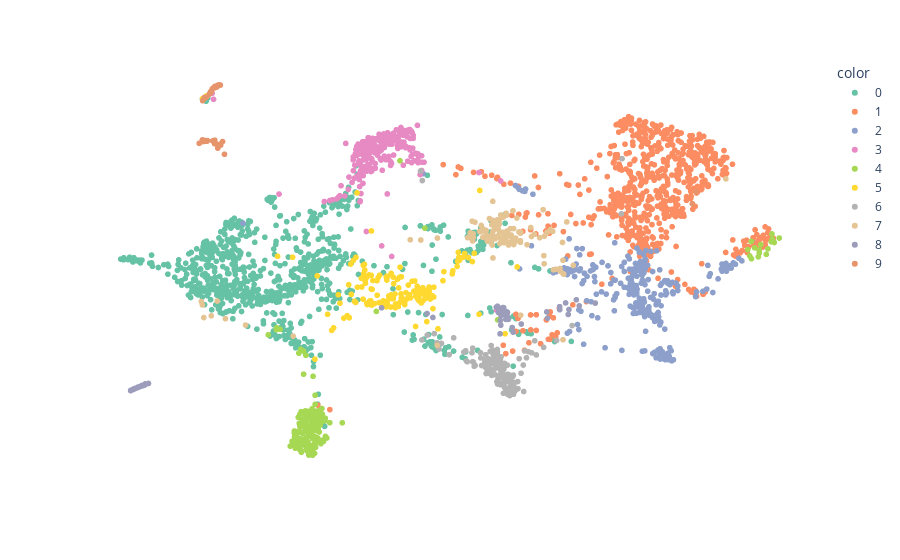

The cell this chart's notebook holds for it:
### Code cell
fig_base = scatterplot(
    x=adata.obsm['x_emb_2d'][:, 0],
    y=adata.obsm['x_emb_2d'][:, 1],
    labels=predictions_base.astype(str),
    return_fig=True,
)
fig_base.show()
fig_base.write_image('../poster/cluster_base2.svg', width=800, height=800)

### Figure 1 — Plotly figure (JSON) as saved in the notebook; plotly's stock layout.template omitted (floating-point values rounded to 4 significant figures; data arrays with more than 128 entries replaced by an {"elided": "..."} marker saying what was removed)
{"data": [{"hovertemplate": "color=0<br>x=%{x}<br>y=%{y}<extra></extra>", "legendgroup": "0", "marker": {"color": "#66C2A5", "opacity": 1, "symbol": "circle"}, "mode": "markers", "name": "0", "showlegend": true, "type": "scattergl", "x": {"elided": "867 float values"}, "xaxis": "x", "y": {"elided": "867 float values"}, "yaxis": "y"}, {"hovertemplate": "color=1<br>x=%{x}<br>y=%{y}<extra></extra>", "legendgroup": "1", "marker": {"color": "#FC8D62", "opacity": 1, "symbol": "circle"}, "mode": "markers", "name": "1", "showlegend": true, "type": "scattergl", "x": {"elided": "692 float values"}, "xaxis": "x", "y": {"elided": "692 float values"}, "yaxis": "y"}, {"hovertemplate": "color=2<br>x=%{x}<br>y=%{y}<extra></extra>", "legendgroup": "2", "marker": {"color": "#8DA0CB", "opacity": 1, "symbol": "circle"}, "mode": "markers", "name": "2", "showlegend": true, "type": "scattergl", "x": {"elided": "284 float values"}, "xaxis": "x", "y": {"elided": "284 float values"}, "yaxis": "y"}, {"hovertemplate": "color=3<br>x=%{x}<br>y=%{y}<extra></extra>", "legendgroup": "3", "marker": {"color": "#E78AC3", "opacity": 1, "symbol": "circle"}, "mode": "markers", "name": "3", "showlegend": true, "type": "scattergl", "x": {"elided": "267 float values"}, "xaxis": "x", "y": {"elided": "267 float values"}, "yaxis": "y"}, {"hovertemplate": "color=4<br>x=%{x}<br>y=%{y}<extra></extra>", "legendgroup": "4", "marker": {"color": "#A6D854", "opacity": 1, "symbol": "circle"}, "mode": "markers", "name": "4", "showlegend": true, "type": "scattergl", "x": {"elided": "199 float values"}, "xaxis": "x", "y": {"elided": "199 float values"}, "yaxis": "y"}, {"hovertemplate": "color=5<br>x=%{x}<br>y=%{y}<extra></extra>", "legendgroup": "5", "marker": {"color": "#FFD92F", "opacity": 1, "symbol": "circle"}, "mode": "markers", "name": "5", "showlegend": true, "type": "scattergl", "x": {"elided": "167 float values"}, "xaxis": "x", "y": {"elided": "167 float values"}, "yaxis": "y"}, {"hovertemplate": "color=6<br>x=%{x}<br>y=%{y}<extra></extra>", "legendgroup": "6", "marker": {"color": "#B3B3B3", "opacity": 1, "symbol": "circle"}, "mode": "markers", "name": "6", "showlegend": true, "type": "scattergl", "x": {"elided": "166 float values"}, "xaxis": "x", "y": {"elided": "166 float values"}, "yaxis": "y"}, {"hovertemplate": "color=7<br>x=%{x}<br>y=%{y}<extra></extra>", "legendgroup": "7", "marker": {"color": "#E5C494", "opacity": 1, "symbol": "circle"}, "mode": "markers", "name": "7", "showlegend": true, "type": "scattergl", "x": [5.012, 5.053, 5.05, 4.686, 4.953, 4.724, 4.661, 4.678, 4.573, 4.748, 5.035, 5.0, 5.034, 5.102, 4.806, 5.047, 4.69, 4.796, 4.865, 5.05, 4.7, 4.77, 4.951, 4.751, 4.691, 4.778, 4.955, 4.831, 4.807, 4.766, 4.888, 4.831, 4.757, 4.81, 4.779, 4.902, 4.831, 4.823, 4.884, 4.78, 4.725, 4.779, 4.638, 4.783, 4.789, 4.687, 4.687, 4.66, 4.559, 4.985, 4.968, 4.655, 4.7, 4.654, 4.803, 4.93, 5.069, 4.996, 4.724, 4.739, 4.696, 4.763, 4.796, 4.681, 4.743, 4.694, 4.792, 4.688, 4.583, 4.706, 4.597, 4.73, 4.652, 4.813, 4.712, 4.759, 4.699, 4.833, 4.629, 4.721, 4.757, 4.738, 4.672, 4.638, 4.573, 4.716, 4.588, 4.705, 4.744, 4.585, 4.744, 4.721, 4.626, 4.678, 4.684, 4.721, 5.05, 5.887, 4.689, 4.948, 4.832, 4.403, 4.714, 4.659, 3.272, 3.203, 3.314, 4.404, 4.318, 3.241, 3.417, 3.19, 3.196, 4.747, 4.621, 4.577, 4.72, 4.264, 4.589, 4.654, 3.662], "xaxis": "x", "y": [7.987, 7.937, 7.941, 8.245, 8.047, 8.262, 8.288, 8.28, 8.354, 8.269, 7.969, 7.983, 7.996, 8.029, 8.291, 8.273, 8.108, 8.25, 8.249, 8.084, 8.311, 8.246, 8.133, 8.29, 8.331, 8.351, 8.34, 8.37, 8.319, 8.342, 8.336, 8.274, 8.298, 8.297, 8.271, 8.359, 8.291, 8.384, 8.431, 8.339, 8.38, 8.419, 8.327, 8.351, 8.312, 8.38, 8.333, 8.341, 8.323, 8.406, 8.379, 8.317, 8.33, 8.361, 8.281, 8.323, 8.49, 8.39, 8.319, 8.279, 8.41, 8.394, 8.42, 8.333, 8.379, 8.458, 8.609, 8.508, 8.498, 8.476, 8.488, 8.563, 8.393, 8.532, 8.513, 8.562, 8.418, 8.381, 8.453, 8.461, 8.583, 8.54, 8.526, 8.418, 8.376, 8.485, 8.365, 8.468, 8.543, 8.288, 8.363, 8.476, 8.386, 8.34, 8.46, 8.502, 7.24, 8.947, 8.709, 8.62, 7.501, 7.181, 8.34, 8.307, 7.651, 7.476, 7.464, 8.32, 8.299, 7.494, 7.396, 7.646, 7.61, 8.331, 8.39, 8.321, 8.404, 8.301, 8.326, 8.4, 7.279], "yaxis": "y"}, {"hovertemplate": "color=8<br>x=%{x}<br>y=%{y}<extra></extra>", "legendgroup": "8", "marker": {"color": "#9C9DBB", "opacity": 1, "symbol": "circle"}, "mode": "markers", "name": "8", "showlegend": true, "type": "scattergl", "x": [5.133, 5.216, 5.032, 5.118, 4.762, 4.738, 4.768, 4.721, 5.077, 4.731, 4.74, 4.728, 4.707, 4.745, 4.731, 4.764, 4.966, 4.746, 4.718, 4.756, 4.721, 4.713, 4.74, 4.745, 5.033, 4.734, 4.746, 4.732, 4.724, 4.728, 4.743, 4.72, 4.721, 4.727, 4.764, 2.863, 2.918, 5.063, 4.793, 2.827, 2.849, 2.866, 2.882, 2.848, 2.84, 4.727, 4.753, 4.97, 4.75, 4.756, 4.835, 4.381, 5.08, 2.836, 2.903, 2.827, 2.85, 2.863, 2.842, 2.901, 2.899, 2.885, 2.876, 2.845, 2.891, 2.87, 4.788, 4.726, 4.73, 4.117, 4.351], "xaxis": "x", "y": [7.6, 7.629, 7.591, 7.664, 7.507, 7.506, 7.456, 7.574, 7.509, 7.496, 7.569, 7.553, 7.586, 7.57, 7.55, 7.532, 7.536, 7.537, 7.529, 7.499, 7.544, 7.596, 7.582, 7.581, 7.56, 7.556, 7.562, 7.508, 7.55, 7.572, 7.537, 7.562, 7.555, 7.527, 7.478, 6.733, 6.776, 7.631, 7.321, 6.703, 6.723, 6.738, 6.749, 6.72, 6.713, 7.445, 7.507, 7.469, 7.521, 7.456, 7.407, 7.477, 7.561, 6.711, 6.768, 6.7, 6.724, 6.736, 6.717, 6.772, 6.76, 6.755, 6.745, 6.72, 6.754, 6.74, 7.37, 7.303, 7.395, 7.579, 7.518], "yaxis": "y"}, {"hovertemplate": "color=9<br>x=%{x}<br>y=%{y}<extra></extra>", "legendgroup": "9", "marker": {"color": "#E6946B", "opacity": 1, "symbol": "circle"}, "mode": "markers", "name": "9", "showlegend": true, "type": "scattergl", "x": [5.734, 3.231, 3.289, 3.248, 3.221, 3.299, 3.274, 3.265, 3.273, 3.269, 3.239, 3.245, 3.254, 3.256, 3.248, 3.258, 3.27, 3.288, 3.266, 3.237, 3.282, 3.27, 3.276, 3.246, 3.237, 3.257, 5.715, 3.271, 3.258, 3.199, 3.259, 3.219, 3.196, 3.179, 3.206, 3.196, 3.217, 3.201, 3.206, 3.268, 3.197, 3.259, 3.205, 3.216, 3.275, 3.206, 3.309], "xaxis": "x", "y": [8.808, 9.846, 9.306, 9.351, 9.353, 9.343, 9.935, 9.919, 9.939, 9.923, 9.864, 9.89, 9.914, 9.917, 9.906, 9.914, 9.931, 9.943, 9.921, 9.869, 9.946, 9.931, 9.934, 9.902, 9.872, 9.918, 8.684, 9.927, 9.321, 9.344, 9.928, 9.347, 9.356, 9.324, 9.355, 9.361, 9.346, 9.35, 9.346, 9.315, 9.777, 9.358, 9.801, 9.814, 9.274, 9.811, 9.208], "yaxis": "y"}], "layout": {"legend": {"title": {"text": "color"}, "tracegroupgap": 0}, "margin": {"t": 60}, "plot_bgcolor": "#FFFFFF", "showlegend": true, "title": {}, "xaxis": {"anchor": "y", "domain": [0, 1], "title": {"text": "x"}, "visible": false}, "yaxis": {"anchor": "x", "domain": [0, 1], "title": {"text": "y"}, "visible": false}}}
